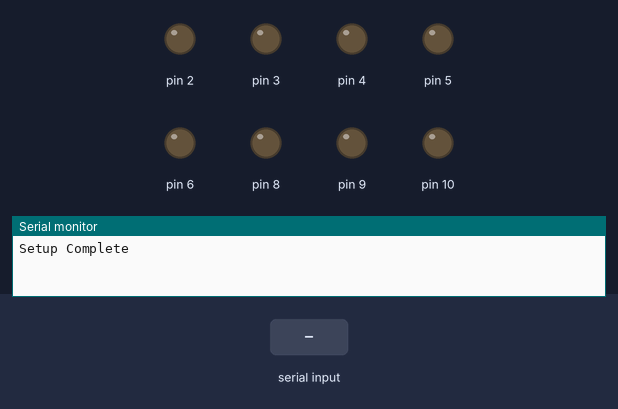
A sketch run on a simulated Arduino Uno, built with avr-gcc and run on an emulated ATmega328P. Parts: output pins drawn as LEDs (lit = HIGH), the last lines printed to the serial monitor. The inputs (shaded band) are chosen by the test bench.

Above: at 1.2 s.
1.3 s: "INIT\n" received over Serial
At 1.78 s:
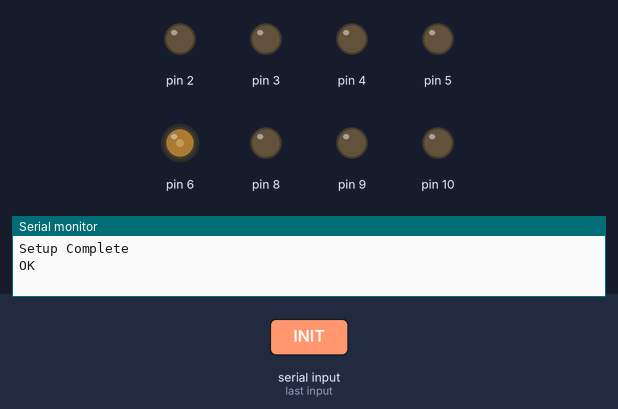
4.3 s: "START\n" received over Serial
At 5.4 s:
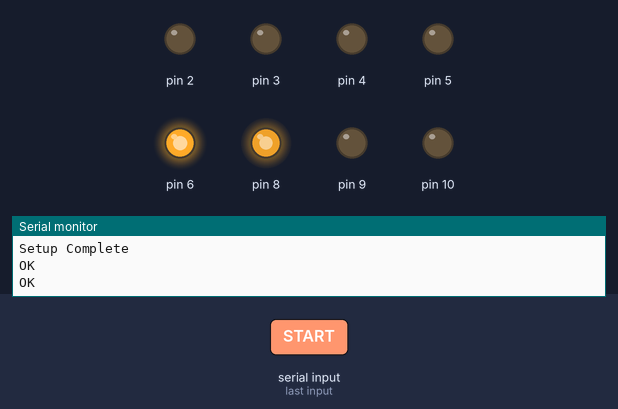
5.9 s: "DISCONNECT\n" received over Serial
At 7.0 s:
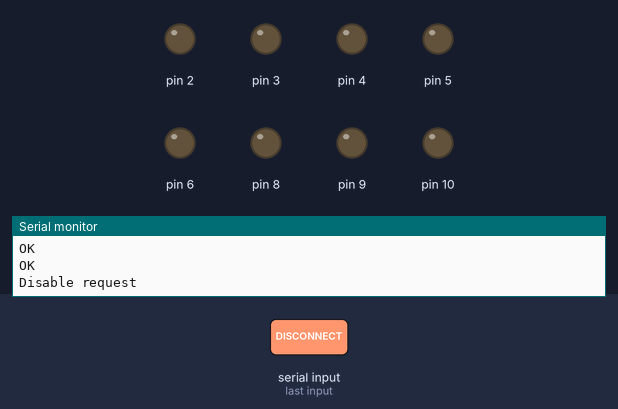
Timing chart, 0 to 8.9 s (numbered marks = the images above; inputs shaded):
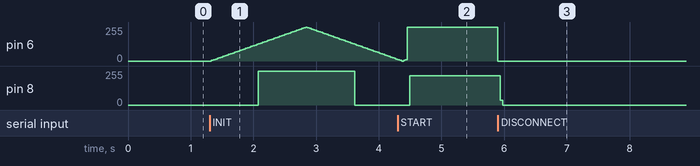

Measured:
- after the input at 1.3 s, pin 6: rises from 0/255 to 255/255 in 1.5 s, then falls to 15/255 in 1.4 s; pin 8: 0/255 → 255/255 after 0.78 s, → 0/255 1.5 s later
- after the input at 4.3 s, pin 8: 0/255 → 220/255 after 0.19 s
- after the input at 5.9 s, pin 6: 255/255 → 0/255 at once; pin 8: 220/255 → 0/255 at once

The sketch:

arduino_control.ino
```cpp
typedef enum  s_robot_state
{
  ERROR,
  OFF,
  INITIALIZED,
  ON,
  REVERSING
} t_robot_state;

typedef struct  s_init_lights
{
  int pin;
  int brightness;
  int fade_amount;
} t_init_lights;

typedef struct  s_config
{
  long int      baud_rate;
  int           steering_ena, steering_in1, steering_in2;
  int           traction_enb, traction_in3, traction_in4;
  int           headlights_pin, taillights_pin;
  char          buffer[32];
  int           buffer_index, buffer_size;
  int           pwm_neutral_val;
  int           failure_on_startup;
  t_init_lights init_lights;
  t_robot_state robot_state;
} t_config;

t_config  conf;

void  _setup_conf(
  long int    baud_rate,
  int         steering_ena,
  int         steering_in1,
  int         steering_in2,
  int         traction_enb,
  int         traction_in3,
  int         traction_in4,
  int         headlights_pin,
  int         taillights_pin,
  int         initlights_pin,
  int         pwm_neutral_val,
  int         buffer_size
)
{
  conf.baud_rate = baud_rate;
  conf.steering_ena = steering_ena;
  conf.steering_in1 = steering_in1;
  conf.steering_in2 = steering_in2;
  conf.traction_enb = traction_enb;
  conf.traction_in3 = traction_in3;
  conf.traction_in4 = traction_in4;
  conf.headlights_pin = headlights_pin;
  conf.taillights_pin = taillights_pin;
  conf.buffer_index = 0;
  conf.pwm_neutral_val = pwm_neutral_val;
  conf.failure_on_startup = 0;
  conf.robot_state = OFF;
  conf.buffer_size = buffer_size;
  conf.taillights_pin = initlights_pin;

  // Init lights
  t_init_lights init_lights;
  init_lights.brightness = 0;
  init_lights.fade_amount = 5;
  init_lights.pin = initlights_pin;
  conf.init_lights = init_lights;

  pinMode(conf.steering_ena, OUTPUT);
  pinMode(conf.steering_in1, OUTPUT);
  pinMode(conf.steering_in2, OUTPUT);
  pinMode(conf.traction_enb, OUTPUT);
  pinMode(conf.traction_in3, OUTPUT);
  pinMode(conf.traction_in4, OUTPUT);
  pinMode(conf.headlights_pin, OUTPUT);
  pinMode(conf.taillights_pin, OUTPUT);
  pinMode(conf.init_lights.pin, OUTPUT);
}


// ADD ERROR HANDLING WITH CORRECT ROBOT STATE
void setup() {
  _setup_conf(115200, 9, 2, 3, 10, 4, 5, 6, 7, 8, 127, 32);

  stopMotors();
  Serial.begin(conf.baud_rate);
  Serial.println("Setup Complete"); // Debug print
}


void loop() {
  if (Serial.available()) {
    char c = Serial.read();

    // Add character to buffer if not end of command
    if (c != '\n' && conf.buffer_index < conf.buffer_size - 1) {
      conf.buffer[conf.buffer_index++] = c;
    } else {
      // Null terminate the string
      conf.buffer[conf.buffer_index] = '\0';

      // Process the command
      processCommand(conf.buffer);

      // Reset buffer
      conf.buffer_index = 0;

      // Send acknowledgment
      Serial.println("OK");
    }
  }
  switch (conf.robot_state)
  {
    case INITIALIZED:
      _enable_initialized_lights();
      break ;
    case ON:
      _enable_on_lights();
      break ;
    case OFF:
      _disable_lights();
    default:
      return ;
  }
}

void processCommand(const char* cmd) {
  if (strncmp(cmd, "INIT", 4) == 0) {
    enable_init_mode();
  }
  else if (strncmp(cmd, "START", 5) == 0)
    enable_on_mode();
  else if (!strncmp(cmd, "DISCONNECT", 10))
    disable_robot();
  else if (!strncmp(cmd, "OFF", 3) || !strncmp(cmd, "STOP", 4))
  {
    enable_off_mode();
    stopMotors();
  }
  else if (cmd[0] == 'M')
  {
    if (conf.robot_state != ON)
      Serial.println("The robot is not in on state!");
    else
      _parse_motor_command(cmd);
  }
  else
  {
    Serial.println("Unrecognized command.");
    stopMotors();
  }
}

void  _enable_initialized_lights(void)
{
  analogWrite(conf.init_lights.pin, conf.init_lights.brightness);
  analogWrite(conf.headlights_pin, conf.init_lights.brightness);

  // change the brightness for next time through the loop:
  conf.init_lights.brightness = conf.init_lights.brightness + conf.init_lights.fade_amount;

  // reverse the direction of the fading at the ends of the fade:
  if (conf.init_lights.brightness <= 0 || conf.init_lights.brightness >= 255) {
    conf.init_lights.fade_amount = -conf.init_lights.fade_amount;
  }
  // wait for 30 milliseconds to see the dimming effect
  delay(30);
}

void  enable_init_mode(void)
{
  // stopMotors();
  conf.robot_state = INITIALIZED;
}

void  enable_off_mode(void)
{
  conf.robot_state = OFF;
  _disable_lights();
}

void  _disable_lights(void)
{
  digitalWrite(conf.init_lights.pin, LOW);
  digitalWrite(conf.headlights_pin, LOW);
  digitalWrite(conf.taillights_pin, LOW);
}

void  disable_robot(void)
{
  _disable_lights();
  conf.robot_state = OFF;
  Serial.println("Disable request");
  Serial.end();
}


void  _enable_on_lights(void)
{
  digitalWrite(conf.init_lights.pin, LOW);
  digitalWrite(conf.taillights_pin, HIGH);
  digitalWrite(conf.headlights_pin, HIGH);
}

void  enable_on_mode(void)
{
  conf.robot_state = ON;
}

void  _parse_motor_command(const char *cmd)
{
  // Parse motor command: M,<steering_angle>,<traction_pwm>
  int steering_pwm = 0;
  int traction_pwm = 0;

  char* ptr = strchr(cmd, ',');
  if (ptr) {
    steering_pwm = atoi(ptr + 1);
    ptr = strchr(ptr + 1, ',');
    if (ptr) {
      traction_pwm = atoi(ptr + 1);
    }
  }

  // Apply commands to motors
  setSteeringMotor(steering_pwm);
  setTractionMotor(traction_pwm);
}

void setSteeringMotor(int pwm) {
  Serial.print("Steer PWM: ");
  Serial.print(pwm);
  Serial.print("\n");
  if (pwm == conf.pwm_neutral_val)
  {
    Serial.println("Going straight");
    // GO STRAIGHT
    digitalWrite(conf.steering_in1, LOW);
    digitalWrite(conf.steering_in2, LOW);
    analogWrite(conf.steering_ena, 0);
    return ;
  }
  if (pwm < conf.pwm_neutral_val) {
    // TURN RIGHT
    pwm = (conf.pwm_neutral_val - pwm) * 2;
    digitalWrite(conf.steering_in1, HIGH);
    digitalWrite(conf.steering_in2, LOW);
    analogWrite(conf.steering_ena, pwm);
  } else {
    // TURN LEFT
    pwm = map(pwm, 128, 255, 0, 255);
    digitalWrite(conf.steering_in1, LOW);
    digitalWrite(conf.steering_in2, HIGH);
    analogWrite(conf.steering_ena, pwm);
  }
}

void setTractionMotor(int pwm) {
  Serial.print("Trac PWM: ");
  Serial.print(pwm);
  Serial.print("\n");
  if (pwm == conf.pwm_neutral_val)
  {
    // STOP THE MOTOR
    digitalWrite(conf.traction_in3, LOW);
    digitalWrite(conf.traction_in4, LOW);
    analogWrite(conf.traction_enb, 0);
    return ;
  }
  if (pwm < conf.pwm_neutral_val)
  {
    // GO REVERSE
    pwm = (conf.pwm_neutral_val - pwm) * 2;
    digitalWrite(conf.traction_in3, HIGH);
    digitalWrite(conf.traction_in4, LOW);
    analogWrite(conf.traction_enb, pwm);
  }
  else
  {
    // GO FORWARD
    pwm = map(pwm, 128, 255, 0, 255);
    digitalWrite(conf.traction_in3, LOW);
    digitalWrite(conf.traction_in4, HIGH);
    analogWrite(conf.traction_enb, pwm);
  }
}

void stopMotors() {
  // Stop steering motor
  digitalWrite(conf.steering_in1, LOW);
  digitalWrite(conf.steering_in2, LOW);
  analogWrite(conf.steering_ena, 0);

  // Stop traction motor
  digitalWrite(conf.traction_in3, LOW);
  digitalWrite(conf.traction_in4, LOW);
  analogWrite(conf.traction_enb, 0);
}
```
